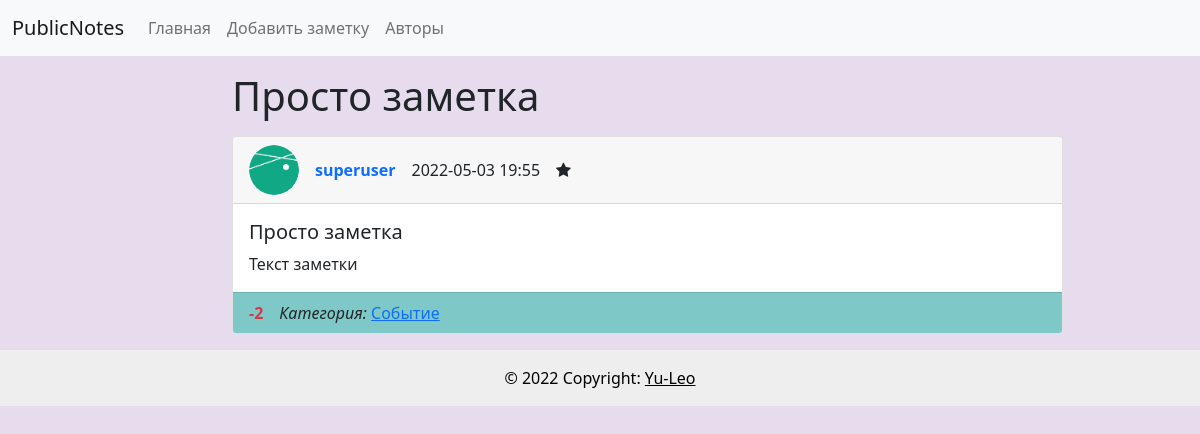
The app's page /note/5/ with its own data.
### wall/models.py (models this page shows, shortened)
class Note(models.Model):
    title = models.CharField(max_length=150, verbose_name='Название')
    content = models.TextField(verbose_name='Текст', blank=True)
    created_at = models.DateTimeField(auto_now_add=True, verbose_name='Дата создания')
    rating = models.IntegerField(verbose_name='Рейтинг', default=0)
    stared = models.BooleanField(verbose_name='Важная', default=False)
    author = models.ForeignKey('Author', on_delete=models.PROTECT, verbose_name='Автор', null=True, blank=True)
    category = models.ForeignKey('Category', on_delete=models.PROTECT, verbose_name='Категория', null=True, blank=True)
    class Meta:
        verbose_name = 'Заметка'
        verbose_name_plural = 'Заметки'
        ordering = ['-created_at', 'title']

class Author(models.Model):
    nickname = models.CharField(max_length=150, verbose_name='Никнейм', unique=True)
    email = models.EmailField(verbose_name='Почта', unique=True)
    photo = models.ImageField(upload_to='photos/%Y/%m/%d/', verbose_name='Аватарка', blank=True)
    rating = models.IntegerField(verbose_name='Рейтинг', default=0)
    class Meta:
        verbose_name = 'Автор'
        verbose_name_plural = 'Авторы'
        ordering = ['nickname']

class Category(models.Model):
    title = models.CharField(max_length=150, verbose_name='Название', unique=True)
    color = models.CharField(max_length=6, verbose_name='Код цвета')
    class Meta:
        verbose_name = 'Категория'
        verbose_name_plural = 'Категории'
        ordering = ['title', 'color']

### wall/views.py (the view)
# urls.py: path('note/<int:pk>/', ViewNote.as_view(), name='note'),
class ViewNote(DetailView):
    model = Note
    template_name = 'wall/note.html'
    context_object_name = 'note'

### wall/templates/wall/note.html (shortened to what this page needs)
{% extends 'base.html' %}
{% block content_title %} <h1 class="mb-3">{{ note.title }}</h1>{% endblock %}
{% block content %}
<div class="card mb-3">
    <div class="card-header">
        <div class="hstack gap-3">
            <div class="">
                <img src="{% if note.author.photo %}
                {{ note.author.photo.url }}
                {% else %}
                {% load static %}
                {% endif %}" alt="..." width="50" height="50"
                     style="border-radius: 25px;">
            </div>
            <div class="fw-bold">
                {% if note.author %}
                <a href="#" class="text-decoration-none">{{ note.author.nickname }}</a>
                {% else %}
                Аноним
                {% endif %}
            </div>
            <div class="fw-light">{{ note.created_at|date:"Y-m-d H:i" }}</div>
            <div class="">
                {% if note.stared %}
                <i class="fa fa-star"></i>
                {% endif %}
            </div>
        </div>
    </div>
    <div class="card-body">
        <h5 class="card-title">{{ note.title }}</h5>
        <p class="card-text">{{ note.content }}</p>
    </div>
    <div class="card-footer"
         style="{% if note.category.color %}background-color: #{{note.category.color}}{% endif %}">
        <div class="hstack gap-3">
            {% if note.rating > 0 %}
            <div class="text-success fw-bold">+{{note.rating}}</div>
            {% elif note.rating < 0 %}
            <div class="text-danger fw-bold">{{note.rating}}</div>
            {% else %}
            <div class="fw-bold">{{note.rating}}</div>
            {% endif %}
            {% if note.category %}
            <div class=""><span class="fst-italic">Категория: </span><a href="#">{{ note.category.title }}</a></div>
            {% endif %}
        </div>
    </div>
</div>
{% endblock %}

### wall/static/wall/css/style.css (style rules this page uses)
body { background-color: #E7DCED; }

### records on screen
Note: title "Просто заметка", author.photo (picture), author.nickname "superuser", created_at "2022-05-03 19:55", content "Текст заметки", rating "-2", category "Событие"
